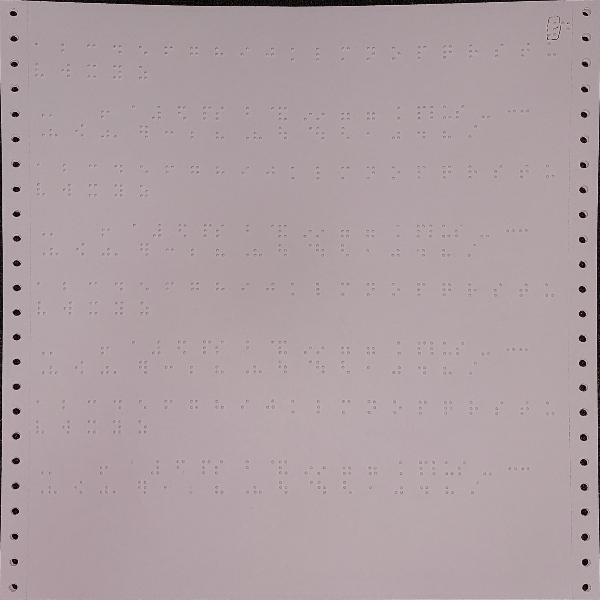
#> input picture test.png, 600 x 600 px
$ python img_pcs.py
#> lines starting #> are read from the running program, lines starting #| are printed output that depends on the picture; after the words box and inside, x2 and y2 are one past the last pixel; in counts of white or black regions, pixels touching at a corner belong together
import cv2
import numpy as np

def nothing(x):
    pass
col = 48
row = 25

# cv2.namedWindow('Thresh')

# cv2.createTrackbar('min', 'Thresh', 5, 255, nothing)
# cv2.createTrackbar('max', 'Thresh', 0, 255, nothing)


kernel_sharp = np.array([[0, -1, 0],
                        [-1, 5,-1],
                        [0, -1, 0]])

kernel_erode = np.ones((3,3), np.uint8)

img = cv2.imread('test.png')
#> img is the input picture: shape (600, 600, 3); mean B, G, R 163.1, 158.9, 174.2
img_copy = img.copy()
# cv2.imshow('orig', img)

while(True):
    hnow = 0
    wnow = 0
    img_gray = cv2.cvtColor(img_copy, cv2.COLOR_BGR2GRAY)

    img_cropped = img_gray[10:(600-10), 25 : (600-25)]
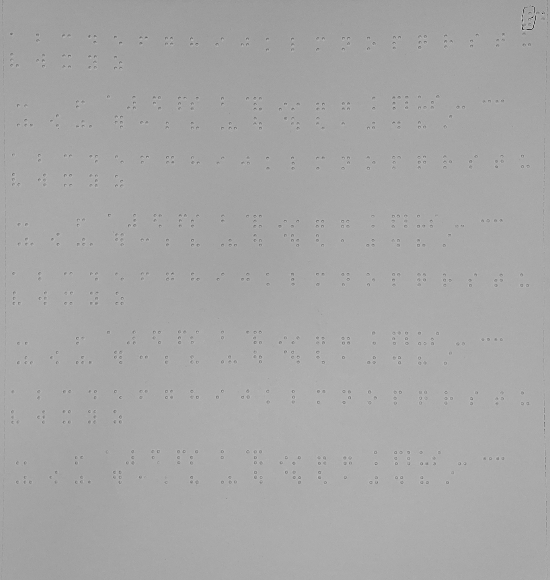
#> img_cropped: shape (580, 550); min 32, max 192, mean 166.3
    img_cropped = cv2.resize(img_cropped, (600,600))
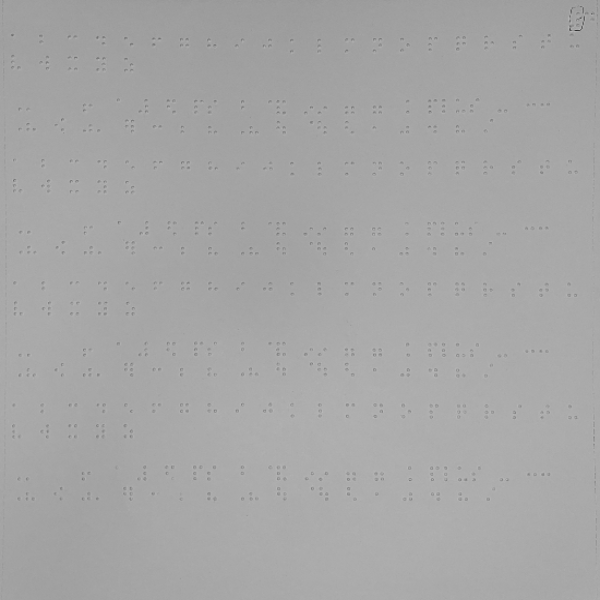
#> img_cropped: shape (600, 600); min 45, max 185, mean 166.2

    img_blur = cv2.GaussianBlur(img_cropped, (3,3), 0)
    # cv2.imshow('blur', img_blur)

    img_sharp = cv2.filter2D(img_cropped, ddepth=-1, kernel=kernel_sharp)
    # [6 lines of commented-out code are left out]

    img_thresh = cv2.adaptiveThreshold(img_blur, 255, cv2.ADAPTIVE_THRESH_GAUSSIAN_C, cv2.THRESH_BINARY, 121 , 5)
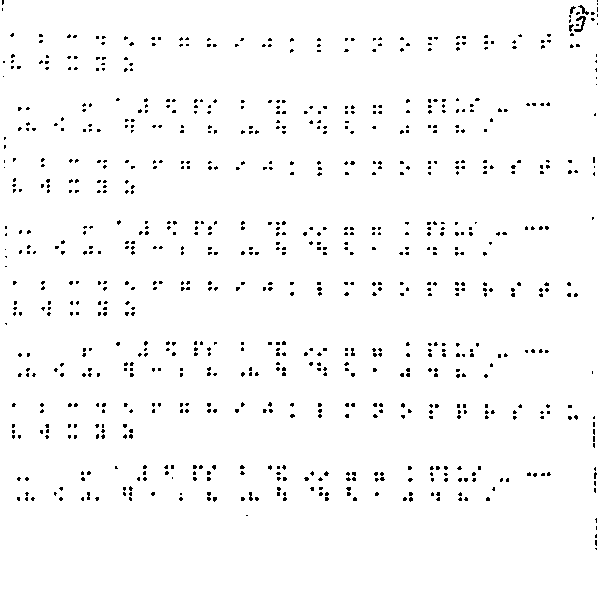
#> img_thresh: shape (600, 600); 97.5% white; black in thin lines or dots
    # img_erode = cv2.erode(img_thresh, kernel_erode, iterations= 1 )
    # img_erode = cv2.dilate(img_erode, kernel_erode, iterations= 1 )
    contours, _ = cv2.findContours(img_thresh, cv2.RETR_LIST, cv2.CHAIN_APPROX_SIMPLE)
#> contours = 838 contours, 771 with area under 20; largest, box (x1, y1, x2, y2) and area: (0, 0, 600, 600) 358786, (573, 15, 587, 33) 104, (577, 4, 590, 16) 54, (248, 491, 254, 502) 36, (350, 347, 356, 357) 34
    # [8 lines of commented-out code are left out]
    cv2.imshow('cropped', img_cropped)


    # [8 lines of commented-out code are left out]
    cv2.imshow('thres', img_thresh)

    key = cv2.waitKey(1)
#> (key Esc is pressed here)
    if key & 0xff == 27:
        break

cv2.destroyAllWindows()
